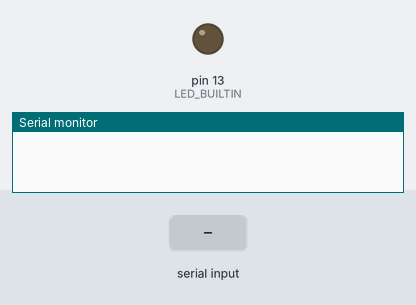
Recording of a sketch running on a simulated Arduino Uno, built with avr-gcc and run on an emulated ATmega328P. On the bench: output pins drawn as LEDs (lit = HIGH), the last lines printed to the serial monitor. The inputs (shaded band) are chosen by the test bench.

Above: at 1.2 s.
1.3 s: "x" received over Serial
At 2.7 s:
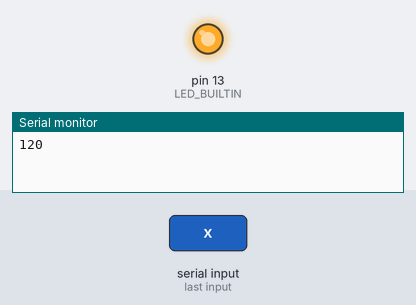
Timing chart, 0 to 4.3 s (numbered marks = the images above; inputs shaded):
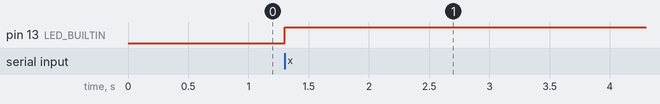

The sketch:

bluetooth_app.ino
```cpp
int state;
void setup() {
Serial.begin(38400);
pinMode(LED_BUILTIN,OUTPUT);
}

void loop() {
if(Serial.available()>0){
  state=Serial.read();
  Serial.println(state);
  if(state==120)
  digitalWrite(LED_BUILTIN,HIGH);
  else if(state==0)
    digitalWrite(LED_BUILTIN,LOW);

}

}
```

Measured:
- after the input at 1.3 s, pin 13 (LED_BUILTIN): LOW → HIGH at once
